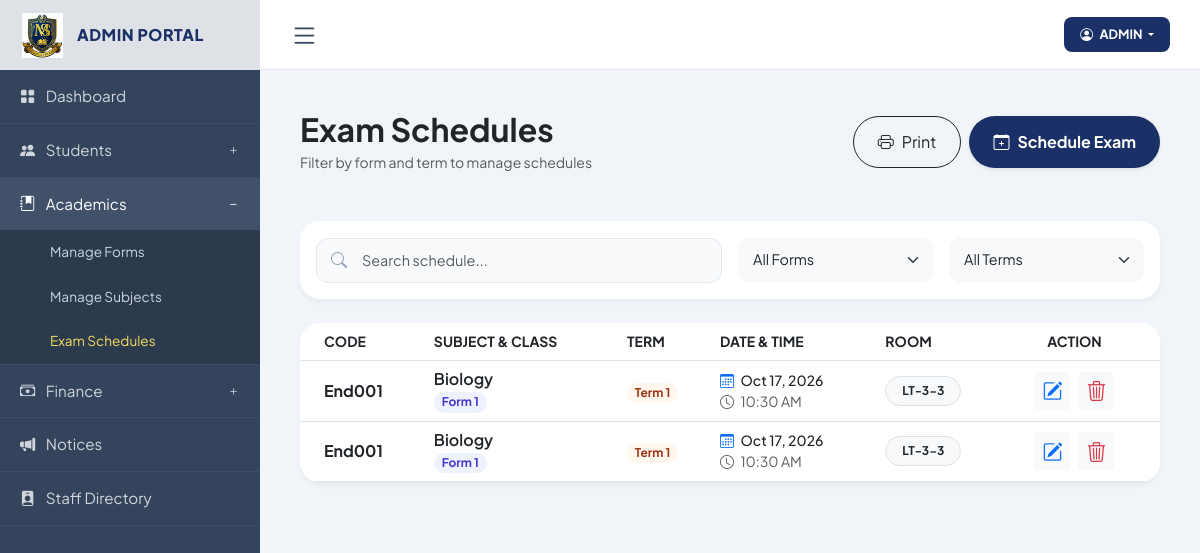
Screenshot of /admin/exams.php (signed in) with the database file from the repository.
### tables this page shows
CREATE TABLE `exams` (
  `exam_id` int NOT NULL,
  `exam_code` varchar(50) DEFAULT NULL,
  `subject_id` int DEFAULT NULL,
  `form` varchar(50) DEFAULT NULL,
  `exam_name` varchar(100) DEFAULT NULL,
  `term` enum('Term 1','Term 2','Term 3') NOT NULL,
  `exam_date` date DEFAULT NULL,
  `exam_time` time DEFAULT NULL,
  `room` varchar(50) DEFAULT NULL,
  `academic_year` varchar(20) DEFAULT NULL,
  `start_date` date DEFAULT NULL,
  `end_date` date DEFAULT NULL,
  `status` enum('Scheduled','Ongoing','Completed') DEFAULT 'Scheduled',
  `created_at` timestamp NULL DEFAULT CURRENT_TIMESTAMP
);

CREATE TABLE `subjects` (
  `subject_id` int NOT NULL,
  `subject_code` varchar(20) DEFAULT NULL,
  `subject_name` varchar(100) NOT NULL,
  `form` varchar(20) DEFAULT NULL,
  `term` enum('Term 1','Term 2','Term 3') DEFAULT NULL
);

### admin/exams.php (the view, shortened to what this page needs)
<?php
include('../database/db_connect.php');
$exams = [];
$query = "
    SELECT e.*, s.subject_name
    FROM exams e
    LEFT JOIN subjects s ON e.subject_id = s.subject_id
    ORDER BY e.exam_date ASC, e.exam_time ASC
";
$result = mysqli_query($conn, $query);
if ($result) {
    while ($row = mysqli_fetch_assoc($result)) $exams[] = $row;
}
?>
<!DOCTYPE html>
<html lang="en">
<head>
    <link href="https://cdn.jsdelivr.net/npm/bootstrap@5.3.0/dist/css/bootstrap.min.css" rel="stylesheet">
    <link rel="stylesheet" href="https://cdn.jsdelivr.net/npm/bootstrap-icons@1.11.0/font/bootstrap-icons.css">
    <link rel="stylesheet" href="https://cdnjs.cloudflare.com/ajax/libs/animate.css/4.1.1/animate.min.css"/>
</head>
<body>
<?php include('includes/sidebar.php'); ?>
<?php include('includes/navbar.php'); ?>
<main class="main-content">
    <div class="d-flex justify-content-between align-items-center mb-5 flex-wrap gap-3">
        <div>
            <h2 class="fw-bold mb-1">Exam Schedules</h2>
            <p class="text-muted small mb-0">Filter by form and term to manage schedules</p>
        </div>
        <div class="d-flex gap-2">
            <button class="btn btn-outline-dark rounded-pill px-4" onclick="window.print()">
                <i class="bi bi-printer me-2"></i>Print
            </button>
            <button class="btn btn-primary rounded-pill px-4 shadow-sm" data-bs-toggle="modal" data-bs-target="#addExamModal">
                <i class="bi bi-calendar-plus me-2"></i>Schedule Exam
            </button>
        </div>
    </div>
    <div class="card adm-card p-3 mb-4 filters-row">
        <div class="row g-3 align-items-center">
            <div class="col-md-6">
                <div class="search-container w-100" style="max-width: none;">
                    <i class="bi bi-search search-icon"></i>
                    <input type="text" id="searchInput" class="form-control search-input" placeholder="Search schedule...">
                </div>
            </div>
            <div class="col-md-3">
                <select id="formFilter" class="form-select border-0 bg-light">
                    <option value="">All Forms</option>
                </select>
            </div>
            <div class="col-md-3">
                <select id="termFilter" class="form-select border-0 bg-light">
                    <option value="">All Terms</option>
                </select>
            </div>
        </div>
    </div>
    <div class="card adm-card overflow-hidden">
        <?php if (empty($exams)): ?>
            <div class="p-5 text-center">
                <i class="bi bi-calendar-x fs-1 text-muted d-block mb-3"></i>
                <h5 class="fw-bold text-muted">No exams scheduled</h5>
                <p class="text-muted mb-3">Click <strong>Schedule Exam</strong> to add the first one.</p>
                <button class="btn btn-primary rounded-pill px-4 mx-auto" style="width: fit-content;"
                        data-bs-toggle="modal" data-bs-target="#addExamModal">
                    <i class="bi bi-calendar-plus me-2"></i>Schedule Exam
                </button>
            </div>
        <?php else: ?>
            <div class="table-responsive">
                <table class="table table-hover align-middle mb-0" id="examTable">
                    <thead class="bg-light">
                        <tr class="text-muted small text-uppercase">
                            <th class="ps-4">Code</th>
                            <th>Subject & Class</th>
                            <th>Term</th>
                            <th>Date & Time</th>
                            <th>Room</th>
                            <th class="text-center action-col pe-4">Action</th>
                        </tr>
                    </thead>
                    <tbody>
                        <?php foreach ($exams as $row): ?>
                            <tr class="exam-row">
                                <td class="ps-4">
                                    <span class="fw-bold text-dark code-text"><?php echo htmlspecialchars($row['exam_code'] ?? ''); ?></span>
                                </td>
                                <td>
                                    <h6 class="fw-semibold mb-0 subject-text"><?php echo htmlspecialchars($row['subject_name'] ?? '—'); ?></h6>
                                    <span class="badge rounded-pill small mt-1 form-text" style="background:#eef2ff; color:#4338ca;">
                                        <?php echo htmlspecialchars($row['form'] ?? ''); ?>
                                    </span>
                                </td>
                                <td>
                                    <span class="badge rounded-pill term-text" style="background:#fff7ed; color:#9a3412;">
                                        <?php echo htmlspecialchars($row['term'] ?? ''); ?>
                                    </span>
                                </td>
                                <td>
                                    <div class="small fw-medium">
                                        <i class="bi bi-calendar3 text-primary me-1"></i>
                                        <?php echo !empty($row['exam_date']) ? htmlspecialchars(date("M d, Y", strtotime($row['exam_date']))) : '—'; ?>
                                    </div>
                                    <div class="small text-muted">
                                        <i class="bi bi-clock me-1"></i>
                                        <?php echo !empty($row['exam_time']) ? htmlspecialchars(date("h:i A", strtotime($row['exam_time']))) : '—'; ?>
                                    </div>
                                </td>
                                <td>
                                    <span class="badge bg-light text-dark border px-3 py-2 rounded-pill room-text">
                                        <?php echo htmlspecialchars($row['room'] ?? '—'); ?>
                                    </span>
                                </td>
                                <td class="text-center action-col pe-4">
                                    <div class="d-flex gap-2 justify-content-center">
                                        <button class="btn btn-sm btn-light text-primary border-0"
                                                data-bs-toggle="modal" data-bs-target="#editExamModal"
                                                data-id="<?php echo intval($row['exam_id']); ?>"
                                                data-code="<?php echo htmlspecialchars($row['exam_code'] ?? ''); ?>"
                                                data-subject="<?php echo intval($row['subject_id'] ?? 0); ?>"
                                                data-form="<?php echo htmlspecialchars($row['form'] ?? ''); ?>"
                                                data-term="<?php echo htmlspecialchars($row['term'] ?? ''); ?>"
                                                data-date="<?php echo htmlspecialchars($row['exam_date'] ?? ''); ?>"
                                                data-time="<?php echo htmlspecialchars($row['exam_time'] ?? ''); ?>"
                                                data-room="<?php echo htmlspecialchars($row['room'] ?? ''); ?>">
                                            <i class="bi bi-pencil-square fs-5"></i>
                                        </button>
                                        <a href="?delete=<?php echo intval($row['exam_id']); ?>"
                                           class="btn btn-sm btn-light text-danger border-0"
                                           onclick="return confirm('Cancel this exam?');">
                                            <i class="bi bi-trash3 fs-5"></i>
                                        </a>
                                    </div>
                                </td>
                            </tr>
                        <?php endforeach; ?>
                    </tbody>
                </table>
            </div>
        <?php endif; ?>
    </div>
</main>
<?php include("footer.php"); ?>
</body>
</html>

### admin/exams.php (style rules this page uses)
:root { --sidebar-bg: #34445c; --sidebar-header: #dee2e6; --primary-blue: #1a3066; --sidebar-width: 260px; }
body { font-family: 'Plus Jakarta Sans', sans-serif; background-color: #f1f5f9; margin: 0; overflow-x: hidden; transition: all 0.3s; }
.main-content { margin-left: var(--sidebar-width); padding: 40px; transition: all 0.3s ease; }
.card { border: none; border-radius: 20px; box-shadow: 0 4px 6px rgba(0,0,0,0.05); }
.adm-card { background: white; border-radius: 20px; border: none; box-shadow: 0 4px 6px -1px rgba(0,0,0,0.05); }
.form-control, .form-select { border-radius: 12px; padding: 12px 15px; border: 1px solid #e2e8f0; background-color: #f8fafc; font-size: 0.9rem; transition: all 0.2s; }
.btn-primary { background: var(--primary-blue); border: none; padding: 14px; border-radius: 12px; font-weight: 700; transition: 0.3s; }
.search-container { position: relative; max-width: 400px; }
.search-icon { position: absolute; left: 15px; top: 50%; transform: translateY(-50%); color: #94a3b8; z-index: 5; }
.search-input { padding-left: 45px; border-radius: 12px; border: 1px solid #e2e8f0; height: 45px; }

### rows the page displays
exams: exam_code "End001", subject.subject_name "Biology", form "Form 1", term "Term 1", exam_date "Oct 17, 2026", exam_time "10:30 AM", room "LT-3-3"
exams: exam_code "End001", subject.subject_name "Biology", form "Form 1", term "Term 1", exam_date "Oct 17, 2026", exam_time "10:30 AM", room "LT-3-3"

### other values shown
$admin_display_name "ADMIN"
